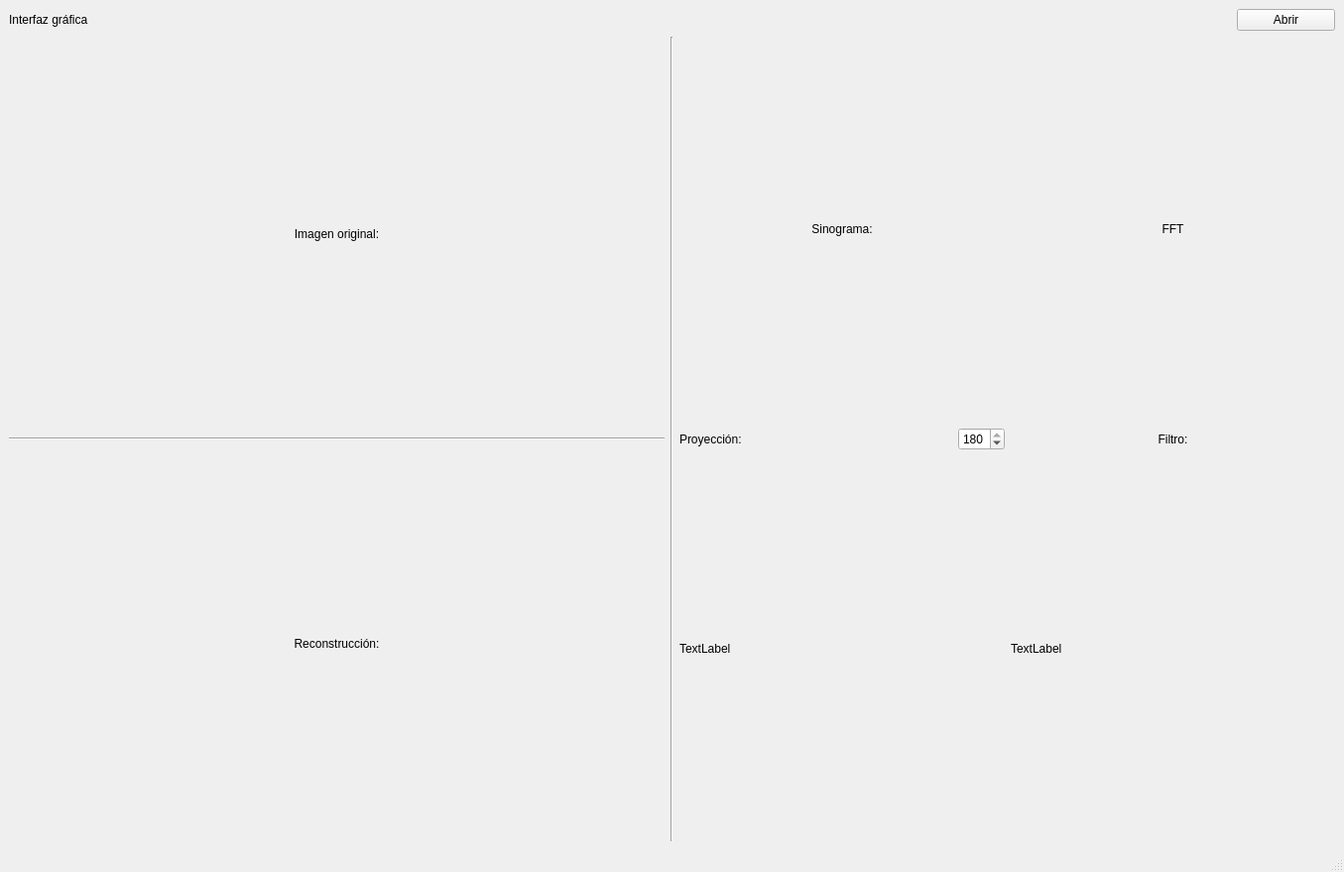
<?xml version="1.0" encoding="UTF-8"?>
<ui version="4.0">
 <class>MainWindow</class>
 <widget class="QMainWindow" name="MainWindow">
  <property name="geometry">
   <rect>
    <x>0</x>
    <y>0</y>
    <width>1355</width>
    <height>879</height>
   </rect>
  </property>
  <property name="windowTitle">
   <string>MainWindow</string>
  </property>
  <widget class="QWidget" name="centralwidget">
   <layout class="QVBoxLayout" name="verticalLayout">
    <item>
     <layout class="QHBoxLayout" name="horizontalLayout_2" stretch="25,2">
      <item>
       <widget class="QLabel" name="label">
        <property name="text">
         <string>Interfaz gráfica</string>
        </property>
       </widget>
      </item>
      <item>
       <widget class="QPushButton" name="pushButton">
        <property name="enabled">
         <bool>true</bool>
        </property>
        <property name="text">
         <string>Abrir</string>
        </property>
       </widget>
      </item>
     </layout>
    </item>
    <item>
     <layout class="QHBoxLayout" name="horizontalLayout" stretch="10,0,10">
      <item>
       <layout class="QVBoxLayout" name="verticalLayout_2" stretch="1,10,0,1,10">
        <item>
         <widget class="QLabel" name="label_2">
          <property name="text">
           <string>Imagen original:</string>
          </property>
          <property name="alignment">
           <set>Qt::AlignCenter</set>
          </property>
         </widget>
        </item>
        <item>
         <layout class="QVBoxLayout" name="imagen">
          <property name="sizeConstraint">
           <enum>QLayout::SetNoConstraint</enum>
          </property>
         </layout>
        </item>
        <item>
         <widget class="Line" name="line_2">
          <property name="orientation">
           <enum>Qt::Horizontal</enum>
          </property>
         </widget>
        </item>
        <item>
         <widget class="QLabel" name="label_3">
          <property name="text">
           <string>Reconstrucción:</string>
          </property>
          <property name="alignment">
           <set>Qt::AlignCenter</set>
          </property>
         </widget>
        </item>
        <item>
         <layout class="QVBoxLayout" name="reconstruccion"/>
        </item>
       </layout>
      </item>
      <item>
       <widget class="Line" name="line">
        <property name="orientation">
         <enum>Qt::Vertical</enum>
        </property>
       </widget>
      </item>
      <item>
       <layout class="QGridLayout" name="gridLayout" rowstretch="1,10,1,10,1,10" columnstretch="10,0,10" columnminimumwidth="0,0,0">
        <item row="1" column="2">
         <layout class="QVBoxLayout" name="fft"/>
        </item>
        <item row="5" column="0">
         <layout class="QVBoxLayout" name="nada1"/>
        </item>
        <item row="0" column="2">
         <widget class="QLabel" name="label_5">
          <property name="text">
           <string>FFT</string>
          </property>
          <property name="alignment">
           <set>Qt::AlignCenter</set>
          </property>
         </widget>
        </item>
        <item row="4" column="0">
         <widget class="QLabel" name="label_8">
          <property name="text">
           <string>TextLabel</string>
          </property>
         </widget>
        </item>
        <item row="3" column="2">
         <layout class="QVBoxLayout" name="filtro"/>
        </item>
        <item row="0" column="0">
         <widget class="QLabel" name="label_4">
          <property name="text">
           <string>Sinograma:</string>
          </property>
          <property name="alignment">
           <set>Qt::AlignCenter</set>
          </property>
         </widget>
        </item>
        <item row="2" column="2">
         <widget class="QLabel" name="label_7">
          <property name="text">
           <string>Filtro:</string>
          </property>
          <property name="alignment">
           <set>Qt::AlignCenter</set>
          </property>
         </widget>
        </item>
        <item row="4" column="2">
         <widget class="QLabel" name="label_9">
          <property name="text">
           <string>TextLabel</string>
          </property>
         </widget>
        </item>
        <item row="3" column="0">
         <layout class="QVBoxLayout" name="proyeccion"/>
        </item>
        <item row="1" column="0">
         <layout class="QVBoxLayout" name="sinograma"/>
        </item>
        <item row="5" column="2">
         <layout class="QVBoxLayout" name="nada2"/>
        </item>
        <item row="2" column="0">
         <layout class="QHBoxLayout" name="horizontalLayout_3" stretch="10,0">
          <item>
           <widget class="QLabel" name="label_6">
            <property name="text">
             <string>Proyección:</string>
            </property>
           </widget>
          </item>
          <item>
           <widget class="QSpinBox" name="spinBox">
            <property name="maximum">
             <number>180</number>
            </property>
            <property name="value">
             <number>180</number>
            </property>
           </widget>
          </item>
         </layout>
        </item>
       </layout>
      </item>
     </layout>
    </item>
   </layout>
  </widget>
  <widget class="QStatusBar" name="statusbar"/>
 </widget>
 <resources/>
 <connections/>
</ui>
